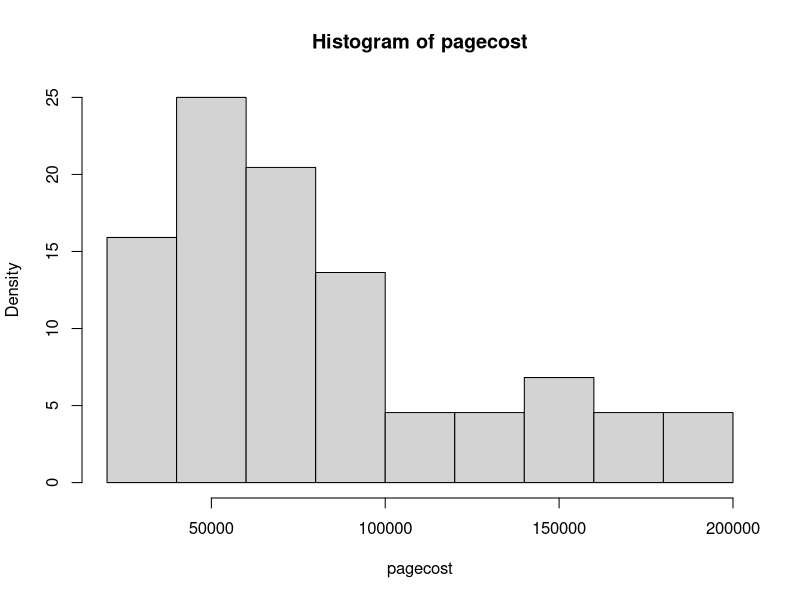
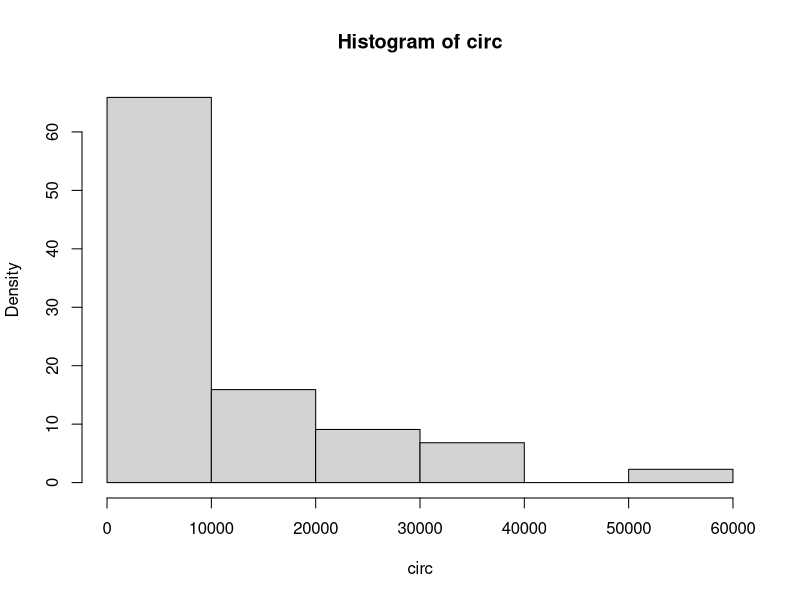
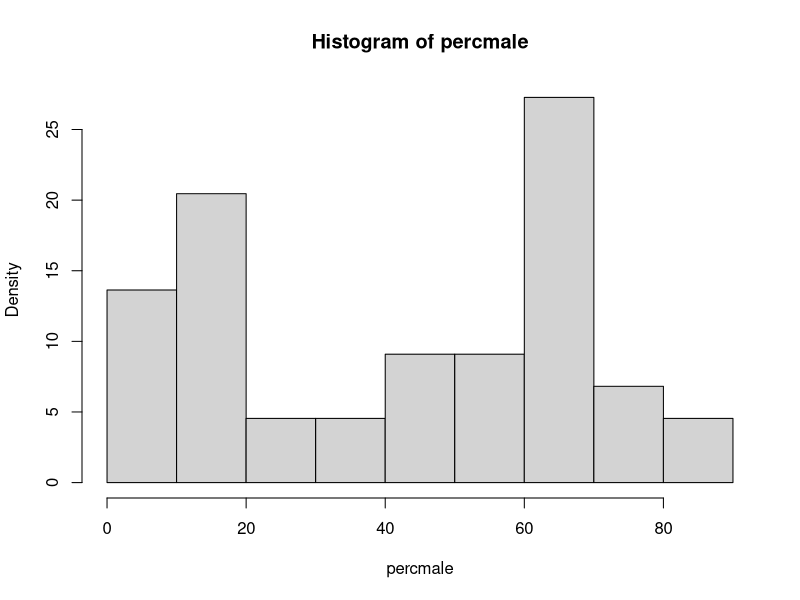
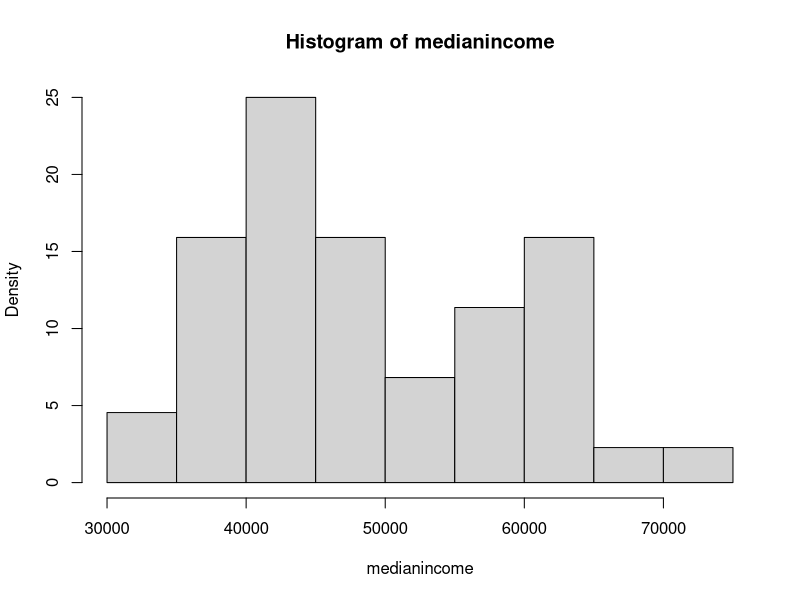

These figures' R source, in order: (Note: this script raises an error after producing the figures.)
#required packages - make sure you install them first
install.packages("car")
# for vif testing
install.packages("lmtest")
# for Durbin Watson test

mag_data <- read.csv("MagazineAds.csv")
sum(is.na(mag_data))
#import data
head(mag_data)
str(mag_data)
mag_data$domestic <- as.numeric(as.numeric(mag_data$Market)==1)
#create a new dummy variable to describe Market variable
mag_data1 <- mag_data[,c(-1,-6)]
#remove the col with magazine name and the Market columns

for (i in 1:5){
  histi <- hist(mag_data1[,i], plot=FALSE)
  histi$density <-histi$counts/sum(histi$counts)*100
  plot(histi, freq = FALSE,main = paste("Histogram of" , colnames(mag_data1)[i]), xlab = colnames(mag_data1)[i])
}
#a loop that generates five histogram for 5 variables

summary(mag_data1)
#get the descriptive statistics for the variables 

plot(mag_data1)
#scatter plot
round(cor(mag_data1),2)
#correlation table with 2 decimal rounding
M1 = lm(pagecost~.,data = mag_data1)
summary(M1)

library(car)
vif(M1)

res_data1 <- residuals(M1)
plot(res_data1, type = "l")
abline(h=0,col="red")
qqnorm(res_data1)
qqline(res_data1, col = "red")
shapiro.test(res_data1)
predicted_data1 <-predict(M1)
plot(predicted_data1,res_data1)
abline(h=0,col="red")
install.packages("lmtest")
library(lmtest)
dwtest(M1)
acf(res_data1)

newdata<-data.frame(circ=1800,percmale = 60,medianincome = 80000,domestic = 0)
#create the data for Dr. Sam's magazine. Popular Statistics,  for prediction
predict(M1,newdata = newdata, se.fit = TRUE, interval = "confidence")
#Predict the pagecost and the prediction interval
mag_data2 <- mag_data1
mag_data2$pagecost <-log(mag_data2$pagecost)
colnames(mag_data2)[1] <-"ln.pagecost"
head(mag_data2)
#create another data and transform the pagecost

for (i in 2:5) {
  plot(mag_data2[,i],mag_data2[,1], xlab = colnames(mag_data2)[i], ylab = "ln.pagecost")}
M2<-lm(ln.pagecost~.,data = mag_data2)
summary(M2)
#plot ln.pagecost against all predictor variables

res_data2 <- residuals(M2)
plot(res_data2, type = "l")
abline(h=0,col="red")

qqnorm(res_data2)
qqline(res_data2, col = "red")
predicted_data2 <-predict(M2)
plot(predicted_data2,res_data2)
abline(h=0,col="red")
dwtest(M2)
acf(res_data2)
shapiro.test(res_data2)
#Evaluate the required conditions: linearity, Homoscedasticity, Independence and normality only  

plot(mag_data2)

mag_data3 <- mag_data2
mag_data3$circ <-log(mag_data3$circ)
head(mag_data3)
colnames(mag_data3)[2] <- "ln.circ"
#Transform log of circ
M3<-lm(ln.pagecost~., data = mag_data3)
summary(M3)

res_data3 <- residuals(M3)
plot(res_data3, type = "l")
abline(h=0,col="red")
qqnorm(res_data3)
qqline(res_data3,col="red")
predicted_data3 <-predict(M3)
plot(predicted_data3,res_data3)
abline(h=0,col="red")
dwtest(M3)
acf(res_data3)
shapiro.test(res_data3)
vif(M3)
for (i in 2:5) {
  plot(mag_data3[,i],res_data3,xlab = colnames(mag_data3)[i], ylab = "residuals")}
#Plot the residuals against all predictor variables
newdata2 <-newdata
newdata2$circ = log(newdata2$circ)
colnames(newdata2)[1] = "ln.circ"
#transform the newdata to feed the predict method
predict(M3,newdata = newdata2, se.fit = TRUE, interval = "confidence")

removeoutlier <-function(sampledata) {
  model<-lm( as.formula(paste(colnames(sampledata)[1], "~",
                              paste(colnames(sampledata)[c(2:length(sampledata))], collapse = "+"),
                              sep = "")),data=sampledata)
  paste(colnames(sampledata)[1], "~",
        paste(colnames(sampledata)[c(2:length(sampledata))], collapse = "+"),
        sep = "")
 
  cook.distance <- cooks.distance(model)
  outlier.index <- cook.distance>(4/44)
  nonoutlier.index <-!outlier.index
  mag_data_outlier_remove <-sampledata[nonoutlier.index,]
  MX<-lm( as.formula(paste(colnames(mag_data_outlier_remove)[1], "~",
                     paste(colnames(mag_data_outlier_remove)[c(2: ncol(mag_data_outlier_remove))], collapse = "+"),
                     sep = ""
    )),
    data=mag_data_outlier_remove
  )
  summary(MX)
}
#defining a function to remove outlier using Cook's Distance and show summary of the model after removing outliers 
removeoutlier(mag_data3)

# res_dataX <- residuals(MX)
# plot(res_dataX, type = "l")
# abline(h=0,col="red")
# qqnorm(res_dataX)
# predicted_dataX <-predict(MX)
# plot(predicted_dataX,res_dataX)
# abline(h=0,col="red")
# dwtest(MX)
# vif(MX)


mag_data4<-mag_data3
mag_data4$dom.ln.circ <-mag_data4$domestic*mag_data4$ln.circ
mag_data4$dom.percmale <-mag_data4$domestic*mag_data4$percmale
mag_data4$dom.medianincome <-mag_data4$domestic*mag_data4$medianincome
#add interaction terms
M4<-lm(ln.pagecost~.,data = mag_data4)
summary(M4)

removeoutlier(mag_data4)
#check what the r-square would be after removing outliers

mag_data5<-mag_data4
mag_data5$sqr.permale <-mag_data5$percmale*mag_data5$percmale 
#check what the r-square would be after removing outliers
removeoutlier(mag_data5)

mag_data6<-mag_data5[,-c(6,7)]
#removing insignificant variables
head(mag_data6)
M6<-lm(ln.pagecost~.,data=mag_data6)
#Final Model
plot(resid(M6))
abline(h=0,col="red")

newdata3<-newdata2
newdata3$dom.medianincome <-newdata3$domestic*newdata3$medianincome
newdata3$sqr.permale <-newdata3$percmale*newdata3$percmale
colnames(newdata3)==colnames(mag_data6)[-1]
#transform the newdata to feed the predict method
predict(M6,newdata = newdata3, se.fit = TRUE, interval = "confidence")

